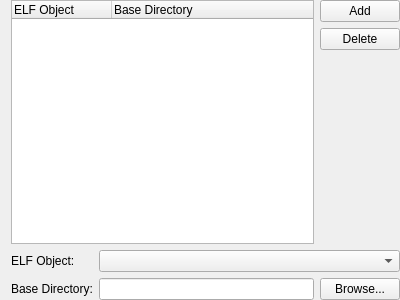
<?xml version="1.0" encoding="UTF-8"?>
<ui version="4.0">
 <class>SourceSettings</class>
 <widget class="QWidget" name="SourceSettings">
  <property name="geometry">
   <rect>
    <x>0</x>
    <y>0</y>
    <width>400</width>
    <height>300</height>
   </rect>
  </property>
  <property name="windowTitle">
   <string>Form</string>
  </property>
  <layout class="QGridLayout" name="gridLayout">
   <property name="topMargin">
    <number>0</number>
   </property>
   <property name="rightMargin">
    <number>0</number>
   </property>
   <property name="bottomMargin">
    <number>0</number>
   </property>
   <item row="0" column="0" colspan="2">
    <widget class="QTreeWidget" name="dirList">
     <column>
      <property name="text">
       <string>ELF Object</string>
      </property>
     </column>
     <column>
      <property name="text">
       <string>Base Directory</string>
      </property>
     </column>
    </widget>
   </item>
   <item row="0" column="2">
    <layout class="QVBoxLayout" name="_2">
     <item>
      <widget class="QPushButton" name="addDirButton">
       <property name="text">
        <string>Add</string>
       </property>
      </widget>
     </item>
     <item>
      <widget class="QPushButton" name="deleteDirButton">
       <property name="text">
        <string>Delete</string>
       </property>
      </widget>
     </item>
     <item>
      <spacer name="Spacer5">
       <property name="orientation">
        <enum>Qt::Vertical</enum>
       </property>
       <property name="sizeType">
        <enum>QSizePolicy::Expanding</enum>
       </property>
       <property name="sizeHint" stdset="0">
        <size>
         <width>16</width>
         <height>49</height>
        </size>
       </property>
      </spacer>
     </item>
    </layout>
   </item>
   <item row="1" column="0">
    <widget class="QLabel" name="label">
     <property name="text">
      <string>ELF Object:</string>
     </property>
    </widget>
   </item>
   <item row="1" column="1" colspan="2">
    <widget class="QComboBox" name="objectBox"/>
   </item>
   <item row="2" column="0">
    <widget class="QLabel" name="label_2">
     <property name="text">
      <string>Base Directory:</string>
     </property>
    </widget>
   </item>
   <item row="2" column="1">
    <widget class="QLineEdit" name="dirEdit"/>
   </item>
   <item row="2" column="2">
    <widget class="QPushButton" name="browseDirButton">
     <property name="text">
      <string>Browse...</string>
     </property>
    </widget>
   </item>
  </layout>
 </widget>
 <resources/>
 <connections/>
</ui>
